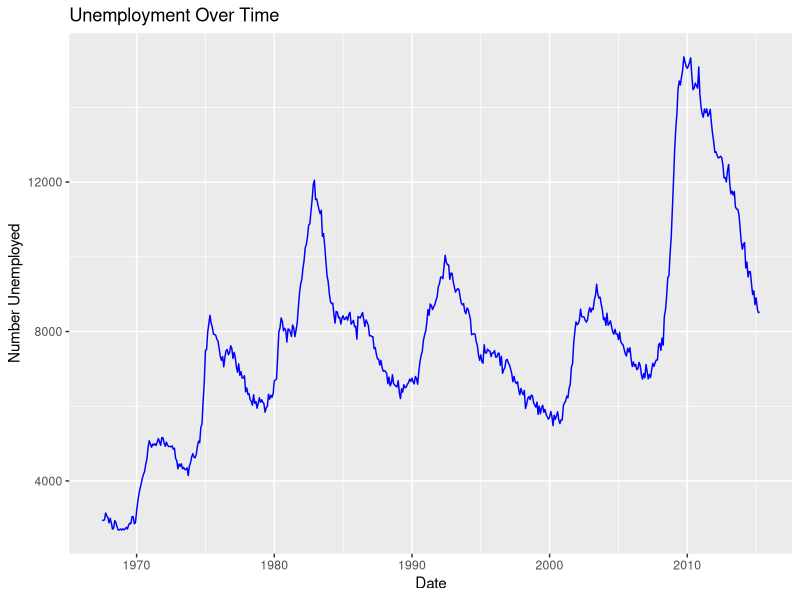

Recreate this plot in R.
## ---- chunk 1
knitr::opts_chunk$set(echo = TRUE)
## ---- chunk 2
library(ggplot2)
data("economics", package = "ggplot2")
head(economics)
## ---- chunk 3
#The following output shows summary statistics for unemployment:

summary(economics$unemploy)
## ---- chunk 4
ggplot(economics, aes(x = date, y = unemploy)) +
  geom_line(color = "blue") +
  labs(
    title = "Unemployment Over Time",
    x = "Date",
    y = "Number Unemployed"
  )
